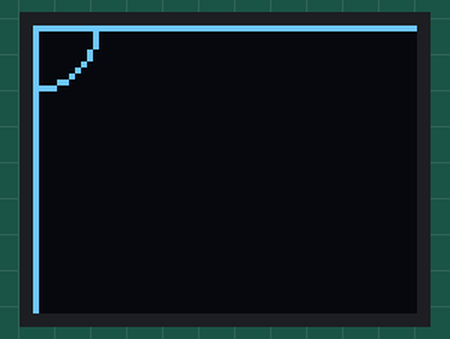
Bench run of a sketch on a simulated Arduino Uno, built with avr-gcc and run on an emulated ATmega328P. On the bench: 64×48 one-colour display.

Above: at 0.02 s.
At 0.5 s:
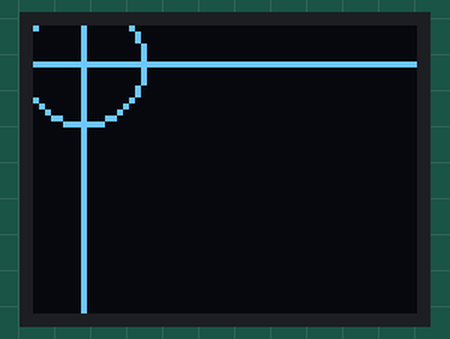
At 0.99 s:
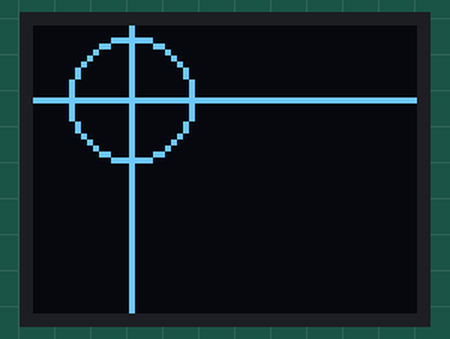
At 2.09 s:
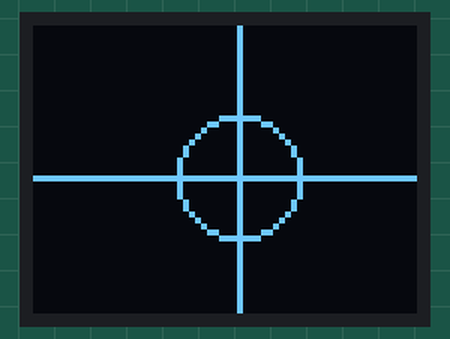
At 3.19 s:
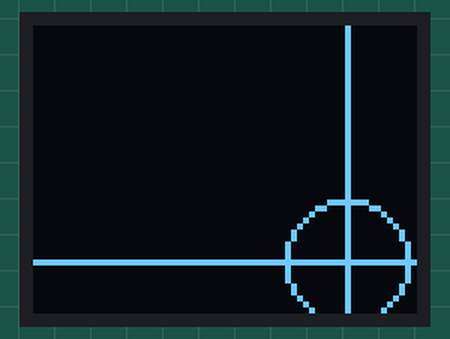
At 4.29 s:
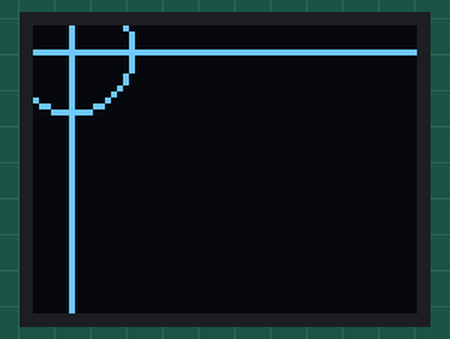

Measured:
- by itself, everything shown: repeats every 3.9 s, in 64 steps

The sketch:

Scan_Line.ino
```cpp
/*********

Scan_Line.ino
Scans a simple line vertically across the screen.
Fletcher Thompson, Me3D
Created 17/2/2015

Future revision plan:
1.2 - include a speed control
1.25 - link speed control to trim pot.

Developed in Arduino 1.0.5 using the microview toolkit

Not for distribution, this is just me fiddling around.
/**********/

#include <MicroView.h>

void setup()
{
  uView.begin();
  uView.clear(PAGE);
}

int x = 0;
int y = 0;
int SCR_WIDTH = uView.getLCDWidth();
int SCR_HEIGHT = uView.getLCDHeight();
int DrawDelay = 50;

void loop()
{
  uView.clear(PAGE);
  uView.line(x,0,x,SCR_HEIGHT);
  uView.line(0,y,SCR_WIDTH,y);
  uView.circle(x,y,10);
  uView.display();
  x++;
  if (x >= SCR_WIDTH) x=0;
  y = x*SCR_HEIGHT/SCR_WIDTH;
  delay(DrawDelay);
}
```
